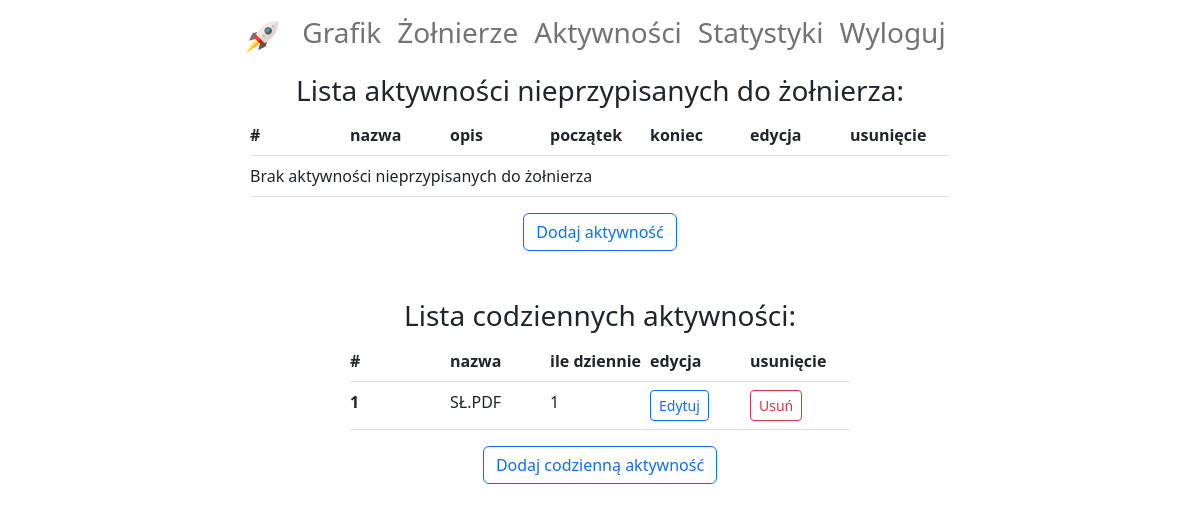
/activity-unassigned-and-everyday-list/ (signed in), run on an earlier commit of the app's database.
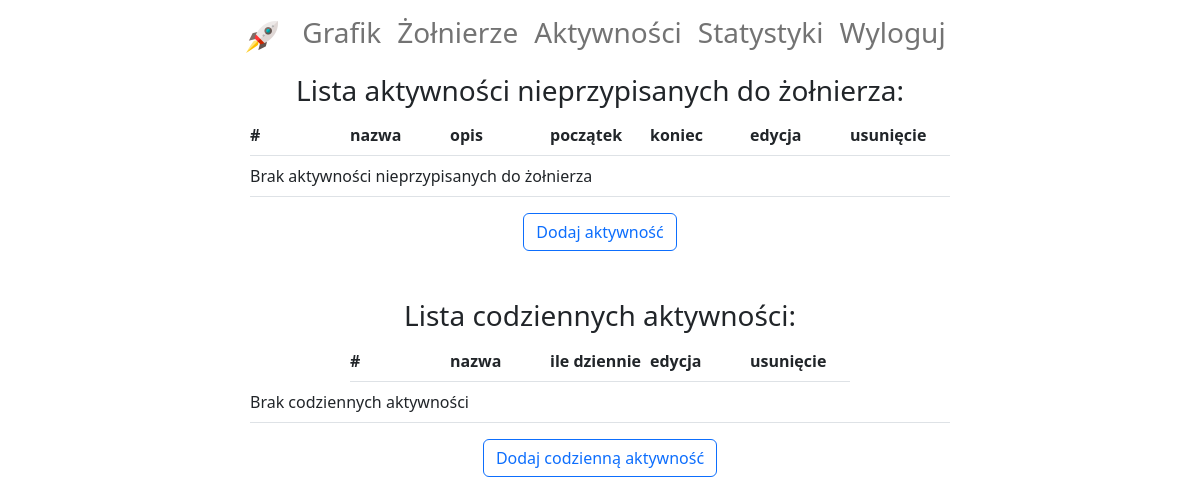
And on a later commit of the database.
### diagram/models.py (models this page shows, shortened)
class EverydayActivity(models.Model):
    name = models.CharField(max_length=30, verbose_name='nazwa')
    how_many = models.IntegerField(verbose_name='ile dziennie', default=1, validators=[validate_how_many_everyday_activities])
    subdivision = models.ForeignKey(Subdivision, on_delete=models.SET_NULL, null=True, blank=True,
                                    verbose_name='pododdział')

### diagram/views.py (the view)
# urls.py: path('activity-unassigned-and-everyday-list/', ActivityUnassignedAndEverydayList.as_view(),
class ActivityUnassignedAndEverydayList(LoginRequiredMixin, generic.View):
    def get(self, request):
        context = {
            'unassigned_activities': Activity.objects.filter(subdivision=self.request.user.subdivision, soldier=None),
            'everyday_activities': EverydayActivity.objects.filter(subdivision=self.request.user.subdivision)
        }
        return render(request, 'diagram/activity_unassigned_and_everyday_list.html', context)

### diagram/templates/diagram/activity_unassigned_and_everyday_list.html (shortened to what the changed rows need)
{% extends 'account/base.html' %}
{% load crispy_forms_filters %}
{% block content %}
    <div class="d-flex flex-column align-items-center">
        <table class="table">
            <thead>
            <tr class="d-flex justify-content-center">
                <th class="col col-md-1 px-0" scope="col">#</th>
                <th class="col col-md-1 px-0" scope="col">nazwa</th>
                <th class="col col-md-1 px-0" scope="col">opis</th>
                <th class="col col-md-1 px-0" scope="col">początek</th>
                <th class="col col-md-1 px-0" scope="col">koniec</th>
                <th class="col col-md-1 px-0" scope="col">edycja</th>
                <th class="col col-md-1 px-0" scope="col">usunięcie</th>
            </tr>
            </thead>
        </table>
    </div>
    <div class="d-flex flex-column align-items-center mt-5">
        <table class="table">
            <thead>
            <tr class="d-flex justify-content-center">
                <th class="col col-md-1 px-0" scope="col">#</th>
                <th class="col col-md-1 px-0" scope="col">nazwa</th>
                <th class="col col-md-1 px-0" scope="col">ile dziennie</th>
                <th class="col col-md-1 px-0" scope="col">edycja</th>
                <th class="col col-md-1 px-0" scope="col">usunięcie</th>
            </tr>
            </thead>
            <tbody>
            {% for activity in everyday_activities %}
                <tr class="d-flex justify-content-center">
                    <th class="col col-md-1 px-0" scope="row">{{ forloop.counter }}</th>
                    <td class="col col-md-1 px-0">{{ activity.name }}</td>
                    <td class="col col-md-1 px-0">{{ activity.how_many }}</td>
                    <td class="col col-md-1 px-0">
                        <a href="{% url 'everyday-activity-update' activity.pk %}">
                            <button class="btn btn-outline-primary btn-sm">Edytuj</button>
                        </a>
                    </td>
                    <td class="col col-md-1 px-0">
                        <a href="{% url 'everyday-activity-delete' activity.pk %}">
                            <button class="btn btn-outline-danger btn-sm">Usuń</button>
                        </a>
                    </td>
                </tr>
            {% empty %}
                <tr class="d-flex justify-content-center">
                    <td class="col col-md-7 px-0">Brak codziennych aktywności</td>
                </tr>
            {% endfor %}
            </tbody>
        </table>
    </div>
{% endblock %}

What changed in the data, as far as the page shows it:
removed EverydayActivity: name "SŁ.PDF", how_many "1"
Also different on the page:
text now shown: "Brak codziennych aktywności"
